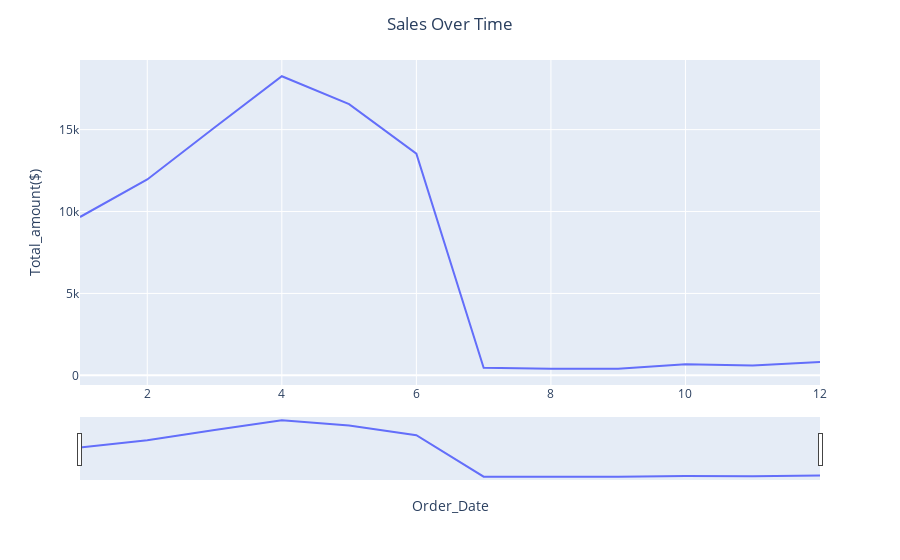

Notebook code for this chart:
### Code cell
fig = px.line(sale_2019_filtered, x='Order_Date', y= 'Total_amount($)')
fig.update_xaxes(rangeslider_visible=True)
fig.update_layout(title='Sales Over Time', title_x=0.5)

fig.show()

### Figure 1 — Plotly figure (JSON) as saved in the notebook; plotly's stock layout.template omitted (floating-point values rounded to 4 significant figures)
{"data": [{"hovertemplate": "Order_Date=%{x}<br>Total_amount($)=%{y}<extra></extra>", "legendgroup": "", "line": {"color": "#636efa", "dash": "solid"}, "marker": {"symbol": "circle"}, "mode": "lines", "name": "", "orientation": "v", "showlegend": false, "type": "scatter", "x": [1, 2, 3, 4, 5, 6, 7, 8, 9, 10, 11, 12], "xaxis": "x", "y": [9665, 11956, 15127, 18256, 16551, 13534, 467, 411, 404, 675, 604, 823], "yaxis": "y"}], "layout": {"legend": {"tracegroupgap": 0}, "margin": {"t": 60}, "title": {"text": "Sales Over Time", "x": 0.5}, "xaxis": {"anchor": "y", "domain": [0, 1], "rangeslider": {"visible": true}, "title": {"text": "Order_Date"}}, "yaxis": {"anchor": "x", "domain": [0, 1], "title": {"text": "Total_amount($)"}}}}
